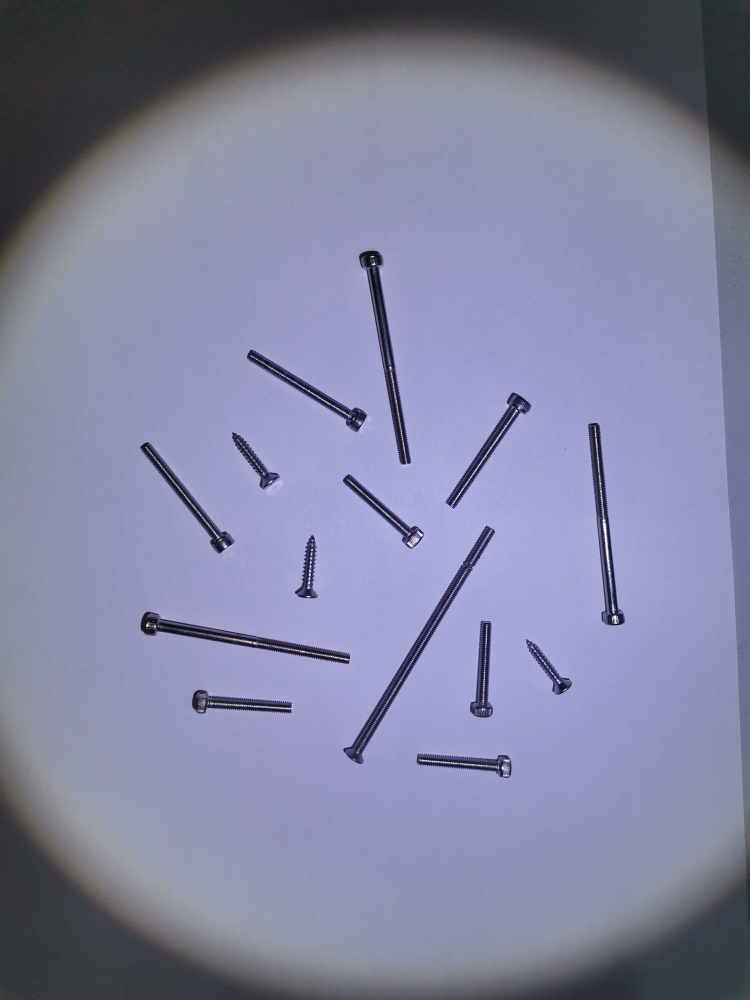
//> input picture ROBOCON 视觉组2021年学习任务/opencv/task4/temp01.jpg, 3000 x 4000 px (shown at 1/4 size)
$ ./task4   (built with g++ and OpenCV 4)
//> lines starting //> are read from the running program, lines starting //| are printed output that depends on the picture; after the words box and inside, x2 and y2 are one past the last pixel; in counts of white or black regions, pixels touching at a corner belong together
//#include "stdafx.h"
#include <iostream>
#include <algorithm>
#include "opencv2/core/core.hpp"
#include "opencv2/imgproc/imgproc.hpp"
#include "opencv2/video/background_segm.hpp"
#include "opencv2/highgui/highgui.hpp"
//#include "opencv2/cxcore.hpp"
#include <opencv2/highgui/highgui_c.h>
#include <opencv2/imgproc/types_c.h>
#include <stdio.h>
using namespace std;
using namespace cv;

Mat g_srcImage;
Mat g_grayImage;


double g_dPixelsPerMetric;
vector<vector<cv::Point>> g_vContours;
vector<Vec4i> g_vHierarchy;
bool g_bFirst=true;

static cv::Point2f midpoint(cv::Point2f& ptA, cv::Point2f& ptB);//???
static Point2f getcenter(Point2f pointA, Point2f pointB,Point2f pointC, Point2f pointD);
static bool ContoursSortFun(vector<cv::Point> contour1, vector<cv::Point> contour2);//?? x?? ??


int main(int argc, const char** argv)
{
    Mat g_srcImage;
    Mat g_grayImage;
    cvStartWindowThread();
    double timeStart = (double)getTickCount();
    g_srcImage = imread("/Users/leileihoujie/Desktop/xcode/task/task4/temp01.jpg", 1);
//> g_srcImage is the input picture: 4000 rows x 3000 cols, CV_8UC3; mean B, G, R 161.5, 133, 130.6
    //?? ?????
    //cvtColor(g_srcImage, g_grayImage, COLOR_BGR2GRAY);//COLOR_BGR2GRAY
    cv::cvtColor(g_srcImage, g_grayImage, CV_RGB2GRAY);
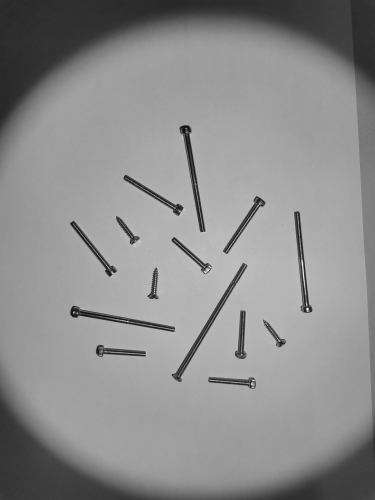
//> g_grayImage: 4000 rows x 3000 cols, CV_8UC1 (shown at 1/8 size); min 1, max 255, mean 141.2

    Mat dst;
    medianBlur(g_grayImage, dst, 25);//13 15


    cv::namedWindow("dst", CV_WINDOW_NORMAL);
    cv::resizeWindow("dst",640,480);
    cv::imshow("dst", dst);


    //????
    Mat canny;
    Canny(dst, canny, 40,80);//50,100
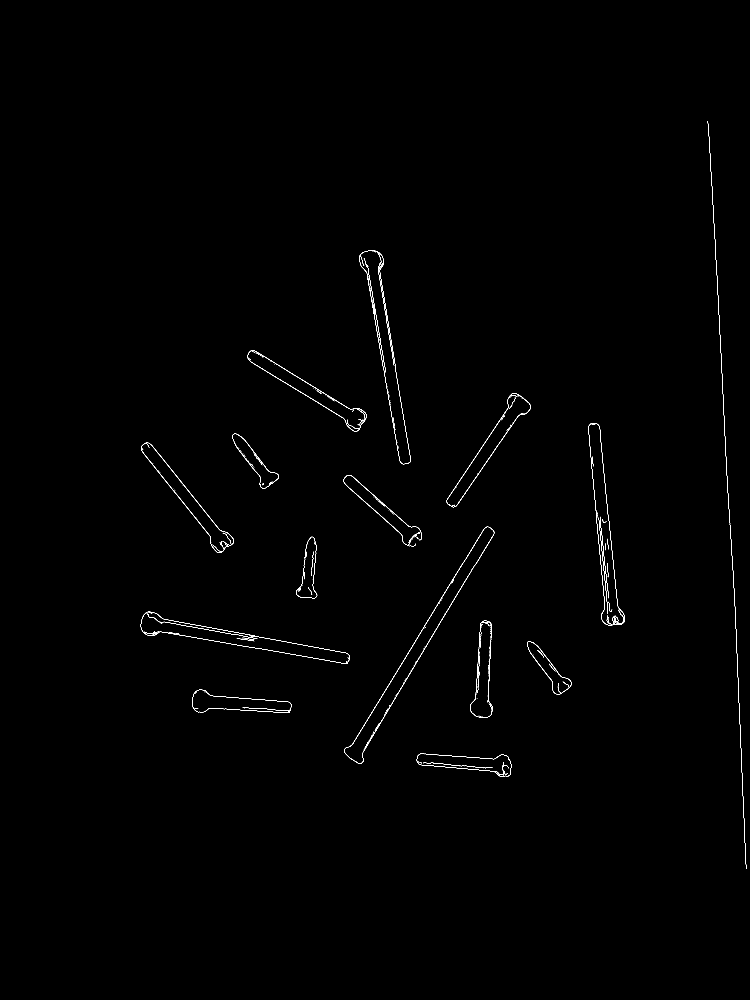
//> canny: 4000 rows x 3000 cols, CV_8UC1 (shown at 1/4 size); 0.24% white in thin lines or dots, all inside (x1, y1, x2, y2) = (563, 484, 2985, 3476)
    cv::namedWindow("Canny", CV_WINDOW_NORMAL);
    cv::resizeWindow("Canny",640,480);
    cv::imshow("Canny", canny);

    //????
    findContours(canny, g_vContours, g_vHierarchy, CV_RETR_CCOMP, CHAIN_APPROX_SIMPLE);
//> g_vContours = 379 contours, 348 with area under 20; largest, box (x1, y1, x2, y2) and area: (1376, 2107, 1977, 3055) 52782, (1376, 2107, 1977, 3055) 51658, (563, 2447, 1399, 2656) 42182, (563, 2447, 1399, 2656) 42093, (2353, 1692, 2500, 2502) 40718; g_vHierarchy = 379 items, first 8: [1, -1, -1, -1], [2, 0, -1, -1], [3, 1, -1, -1], [4, 2, -1, -1], [5, 3, -1, -1], [6, 4, -1, -1], [7, 5, -1, -1], [8, 6, -1, -1]


    std::sort(g_vContours.begin(),g_vContours.end(), ContoursSortFun);//?????? ??
    for (unsigned i = 0; i < g_vContours.size(); i++) {

        if (contourArea(g_vContours[i]) < 40)//????40 ???
            continue;
        if (i>0 && (contourArea(g_vContours[i])== contourArea(g_vContours[i-1])))//???? ???
            continue;

        //????????????????????g_vContours[i]??????
        RotatedRect box = minAreaRect(g_vContours[i]);
        Point2f boxPoints[4];//Point2f??Point??????x,y?float??????????vector ??????int
        box.points(boxPoints);

        Point2f pointA = midpoint(boxPoints[0], boxPoints[1]);//????
        Point2f pointB = midpoint(boxPoints[1], boxPoints[2]);//????
        Point2f pointC = midpoint(boxPoints[2], boxPoints[3]);//????
        Point2f pointD = midpoint(boxPoints[3], boxPoints[0]);//????

        Point2f pointcenter;
        pointcenter = getcenter(pointA,pointB,pointC,pointD);
        circle(g_srcImage, pointcenter, 6,Scalar(0, 0, 255), 8, 8,0);
        cout <<"x:" <<pointcenter.x<<"   "<<"y:"<< pointcenter.y<< endl;

        for (int i = 0; i <=3; i++)
        {
            line(g_srcImage, boxPoints[i], boxPoints[(i + 1) % 4], Scalar(0, 255, 0),3);
        }
    }
//> this loop made 379 passes
//> (box, pointA, pointB, pointC, pointD) on passes 3, 4, 8: (centre (734, 1991.6), size (85, 533.6), angle -41.1, Point(702, 2019.6), Point(558.5, 1790.7), Point(766, 1963.7), Point(909.5, 2192.5)), (centre (734, 1991.6), size (86.3, 534.9), angle -41.1, Point(701.5, 2020), Point(558, 1790.2), Point(766.5, 1963.2), Point(909.9, 2193)), (centre (978.2, 2573.9), size (93.5, 845.7), angle -78.2, Point(968.6, 2619.6), Point(564.4, 2487), Point(987.8, 2528.1), Point(1392, 2660.7))
//> (printed output is left out)
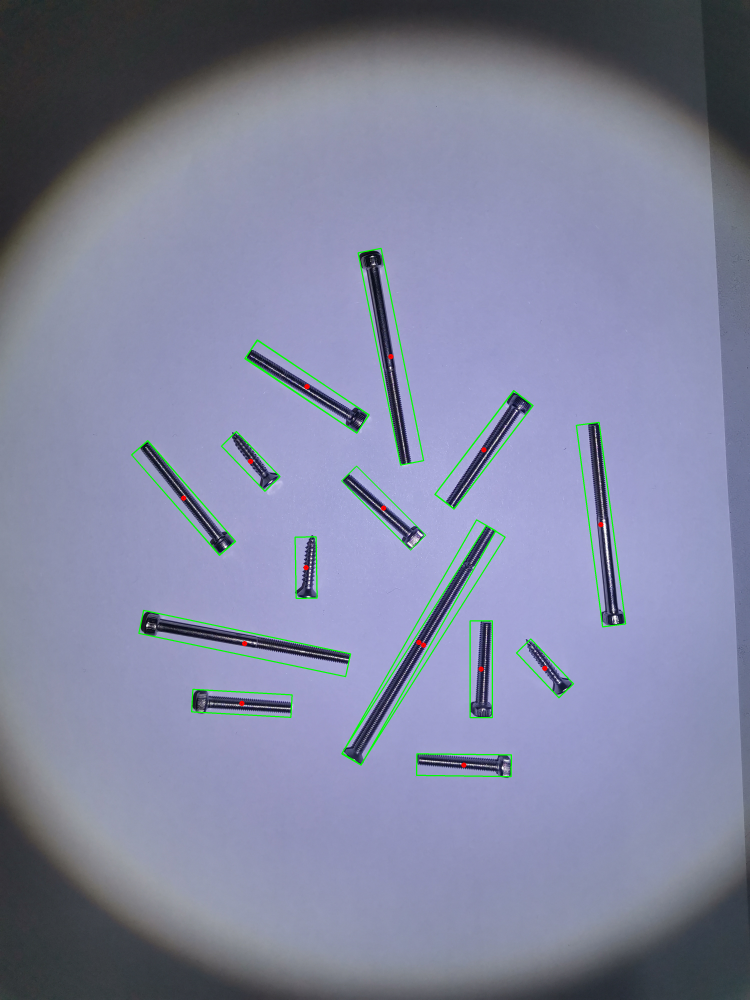
//> g_srcImage: 4000 rows x 3000 cols, CV_8UC3 (shown at 1/4 size); mean B, G, R 159.9, 133.7, 129.5
    //circle(g_srcImage, Point(1900,1800), 40,Scalar(0, 0, 255), 20, 8,0);

    cv::namedWindow("lala", CV_WINDOW_NORMAL);
    cv::resizeWindow("lala",640,480);
    cv::imshow("lala", g_srcImage);


    double nTime = ((double)getTickCount() - timeStart) / getTickFrequency();
    cout << "??????????" << nTime << "?\n" << endl;


    waitKey(0);
    cvDestroyAllWindows();
    return 0;

}

Point2f midpoint(Point2f& ptA, Point2f& ptB) {
    return Point2f((ptA.x+ ptB.x)*0.5,(ptA.y + ptB.y)*0.5);
}

Point2f getcenter(Point2f pointA, Point2f pointB,Point2f pointC, Point2f pointD)
{
    Point2f pointcenter;
    pointcenter.x = (pointA.x + pointC.x)/2;
    pointcenter.y = (pointB.y + pointD.y)/2;
    return pointcenter;
}

bool ContoursSortFun(vector<cv::Point> contour1, vector<cv::Point> contour2) {
    return  (contour1[0].x<contour2[0].x); // a.x < b.x;
}

$ run again, with ROBOCON 视觉组2021年学习任务/opencv/task4/temp02.jpg copied over ROBOCON 视觉组2021年学习任务/opencv/task4/temp01.jpg
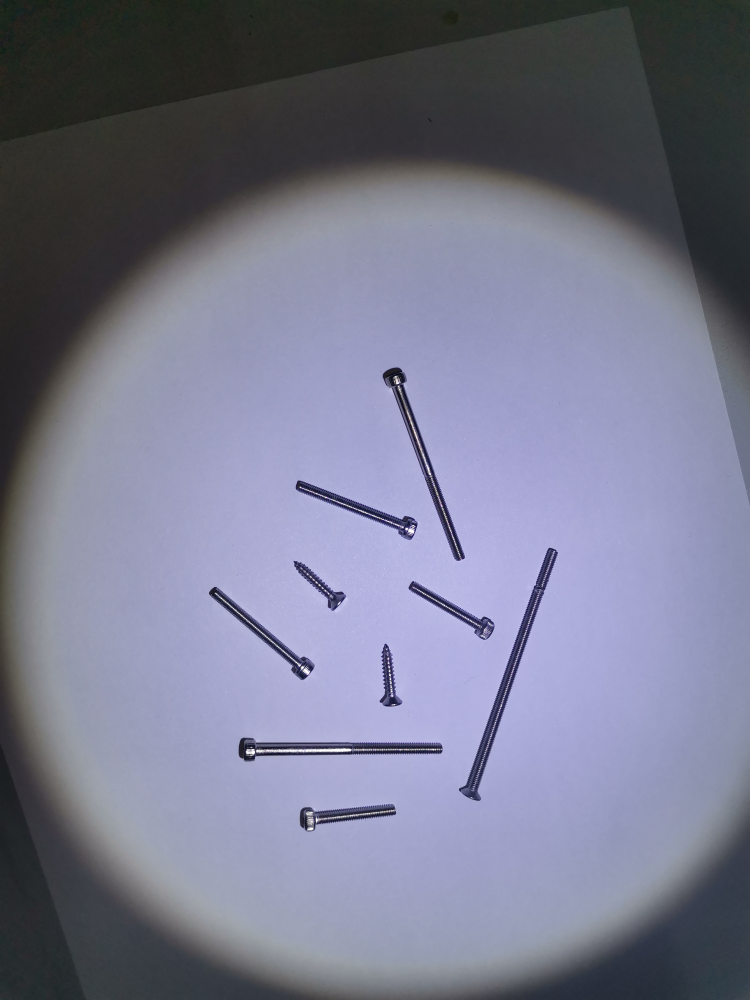
//> input picture ROBOCON 视觉组2021年学习任务/opencv/task4/temp02.jpg, 3000 x 4000 px (shown at 1/4 size)
//> g_srcImage is the input picture: 4000 rows x 3000 cols, CV_8UC3; mean B, G, R 141.2, 120.6, 118.8
//> `cv::cvtColor(g_srcImage, g_grayImage, CV_RGB2GRAY);`:
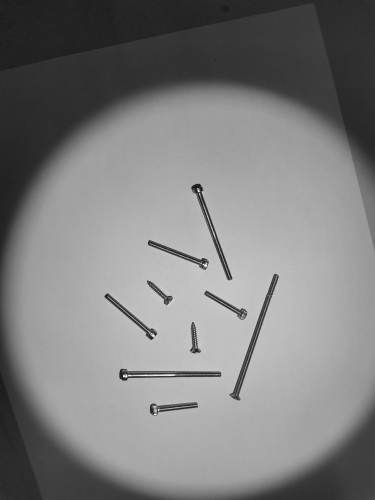
//> g_grayImage: 4000 rows x 3000 cols, CV_8UC1 (shown at 1/8 size); min 2, max 255, mean 126.5
//> `Canny(dst, canny, 40,80);`:
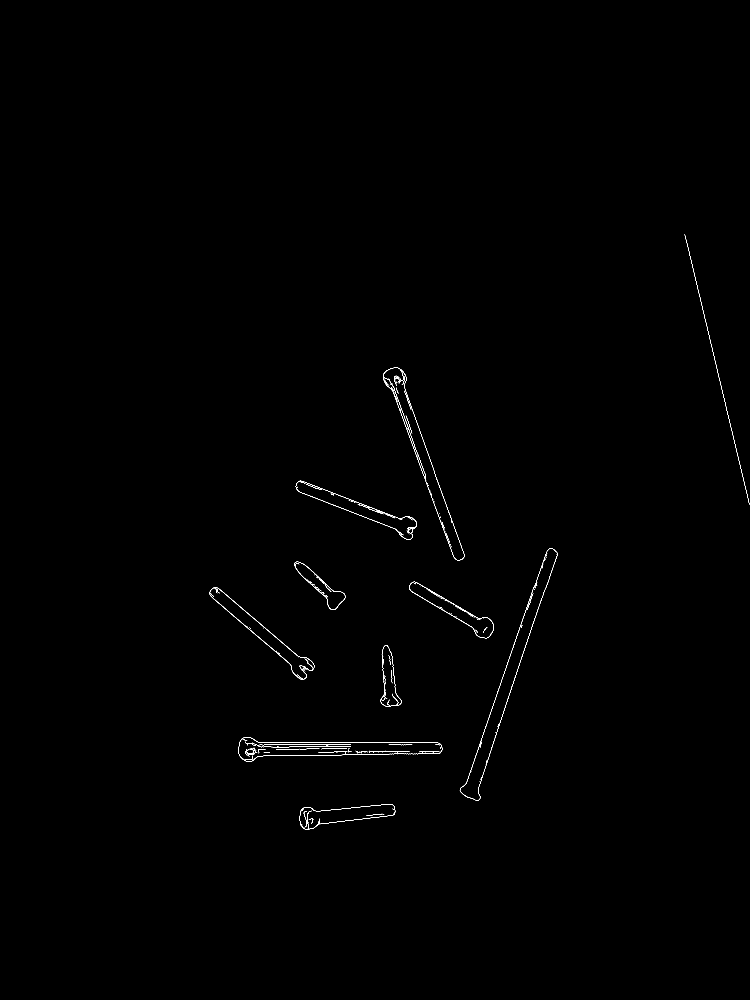
//> canny: 4000 rows x 3000 cols, CV_8UC1 (shown at 1/4 size); 0.16% white in thin lines or dots, all inside (x1, y1, x2, y2) = (838, 937, 3000, 3320)
//> g_vContours = 321 contours, 303 with area under 20; largest, box (x1, y1, x2, y2) and area: (1839, 2193, 2230, 3203) 50421, (1839, 2193, 2230, 3203) 50117, (954, 2950, 1769, 3047) 42252, (954, 2950, 1769, 3047) 42166, (1636, 2327, 1976, 2554) 17972; g_vHierarchy = 321 items, first 8: [1, -1, -1, -1], [2, 0, -1, -1], [3, 1, -1, -1], [4, 2, -1, -1], [6, 3, 5, -1], [-1, -1, -1, 4], [7, 4, -1, -1], [8, 6, -1, -1]
//> the loop `for (unsigned i = 0; i < g_vContours.size(); i++)` made 321 passes
//> (box, pointA, pointB, pointC, pointD) on passes 4, 9, 10: (centre (1043.4, 2523.7), size (84.7, 517.4), angle -48.8, Point(1015.5, 2555.6), Point(848.7, 2353.4), Point(1071.3, 2491.8), Point(1238.1, 2694.1)), (centre (1361, 2998), size (96, 814), angle -90, Point(1361, 3046), Point(954, 2998), Point(1361, 2950), Point(1768, 2998)), (centre (1361, 2998), size (96, 814), angle -90, Point(1361, 3046), Point(954, 2998), Point(1361, 2950), Point(1768, 2998))
//> (printed output is left out)

$ run again, with ROBOCON 视觉组2021年学习任务/opencv/task4/temp03.jpg copied over ROBOCON 视觉组2021年学习任务/opencv/task4/temp01.jpg
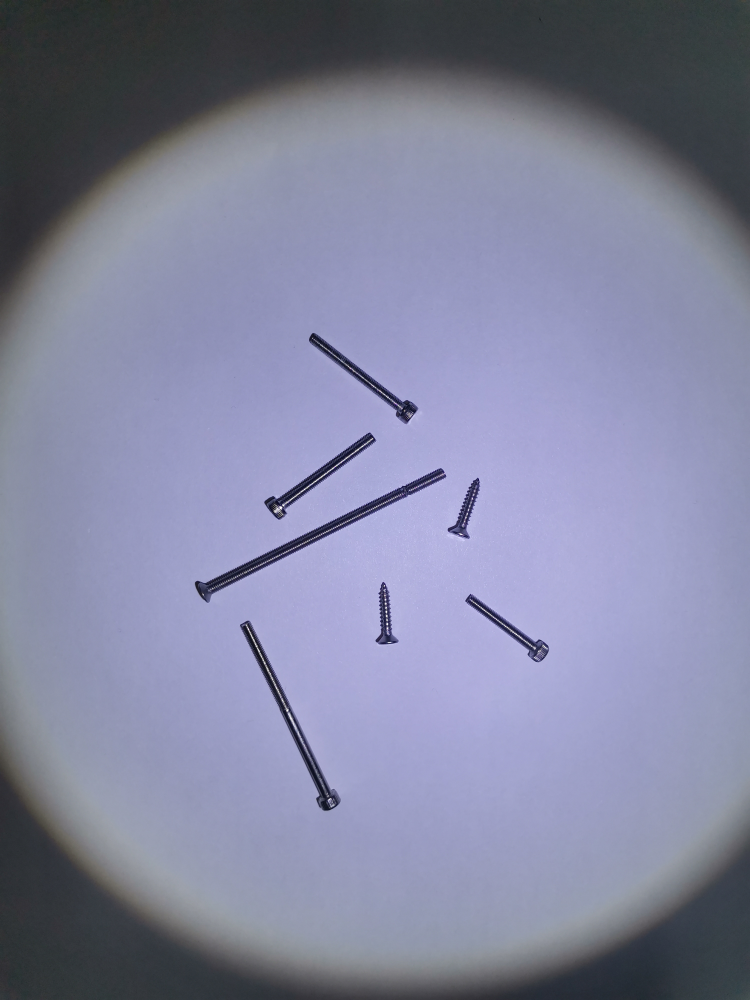
//> input picture ROBOCON 视觉组2021年学习任务/opencv/task4/temp03.jpg, 3000 x 4000 px (shown at 1/4 size)
//> g_srcImage is the input picture: 4000 rows x 3000 cols, CV_8UC3; mean B, G, R 158.4, 132.4, 129.9
//> `cv::cvtColor(g_srcImage, g_grayImage, CV_RGB2GRAY);`:
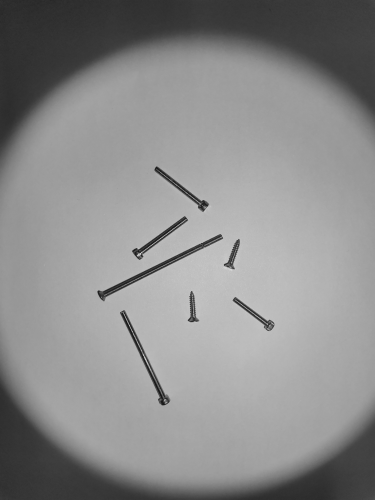
//> g_grayImage: 4000 rows x 3000 cols, CV_8UC1 (shown at 1/8 size); min 1, max 255, mean 139.9
//> `Canny(dst, canny, 40,80);`:
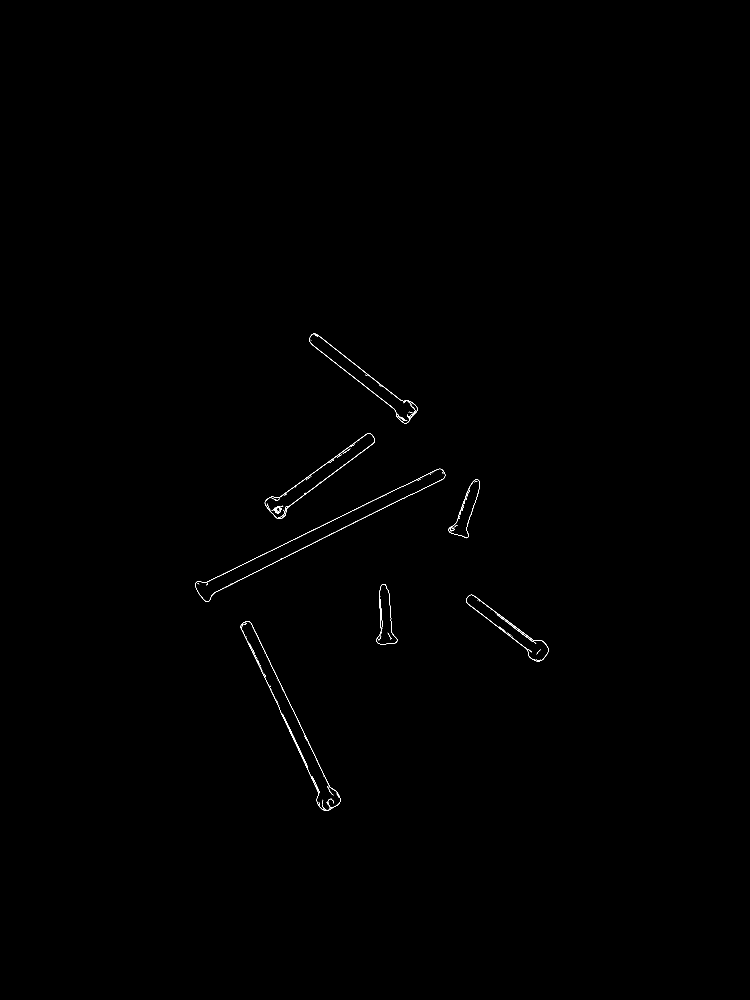
//> canny: 4000 rows x 3000 cols, CV_8UC1 (shown at 1/4 size); 0.11% white in thin lines or dots, all inside (x1, y1, x2, y2) = (781, 1334, 2194, 3243)
//> g_vContours = 210 contours, 194 with area under 20; largest, box (x1, y1, x2, y2) and area: (1059, 1733, 1500, 2076) 26816, (1059, 1733, 1500, 2076) 26208, (1237, 1334, 1670, 1694) 25104, (1237, 1334, 1670, 1694) 24474, (1864, 2379, 2194, 2646) 18452; g_vHierarchy = 210 items, first 8: [1, -1, -1, -1], [2, 0, -1, -1], [3, 1, -1, -1], [4, 2, -1, -1], [5, 3, -1, -1], [6, 4, -1, -1], [7, 5, -1, -1], [8, 6, -1, -1]
//> the loop `for (unsigned i = 0; i < g_vContours.size(); i++)` made 210 passes
//> (box, pointA, pointB, pointC, pointD) on passes 13, 67, 89: (centre (1143.7, 2865.7), size (91.2, 824.4), angle -27, Point(1103.1, 2886.4), Point(956.6, 2498.4), Point(1184.3, 2845), Point(1330.8, 3233)), (centre (1181, 2962.3), size (2.2, 235.7), angle -25.2, Point(1180, 2962.7), Point(1130.8, 2855.6), Point(1182, 2961.8), Point(1231.2, 3068.9)), (centre (1452.8, 1497.9), size (84.5, 519.8), angle -49.4, Point(1425.3, 1530), Point(1255.5, 1328.8), Point(1480.3, 1465.8), Point(1650.1, 1667))
//> (printed output is left out)
